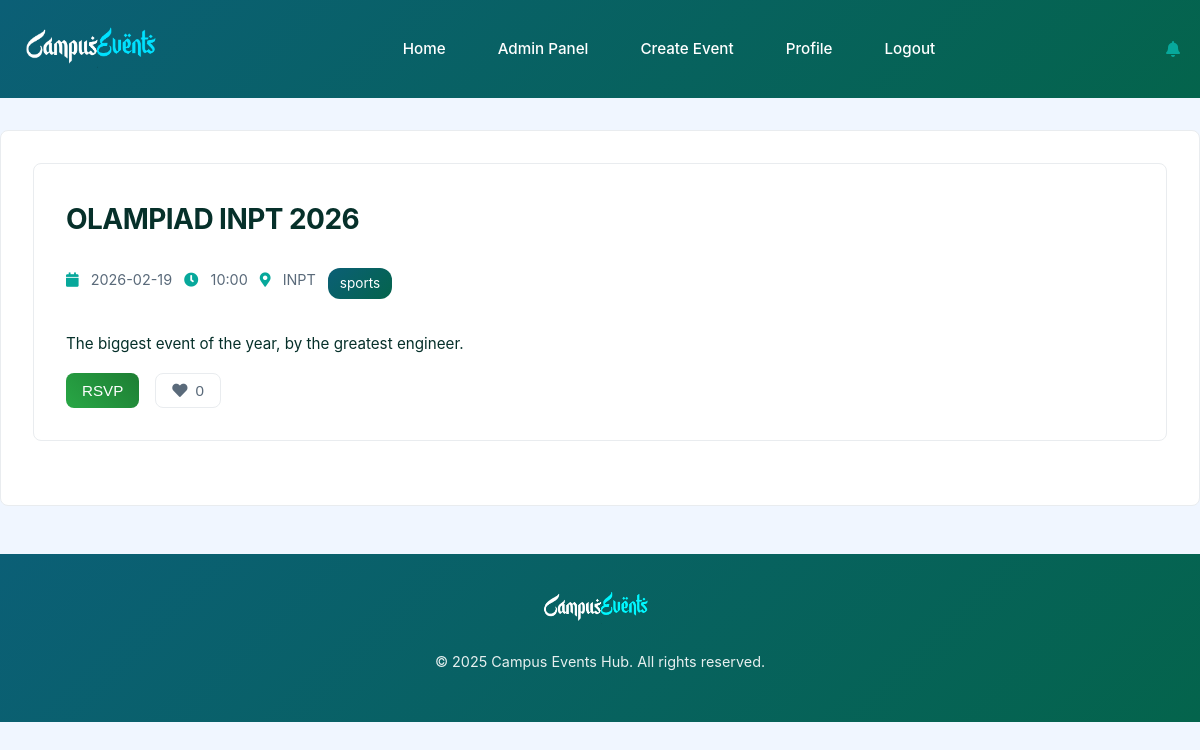
The app's page /events/1 (signed in), older data.
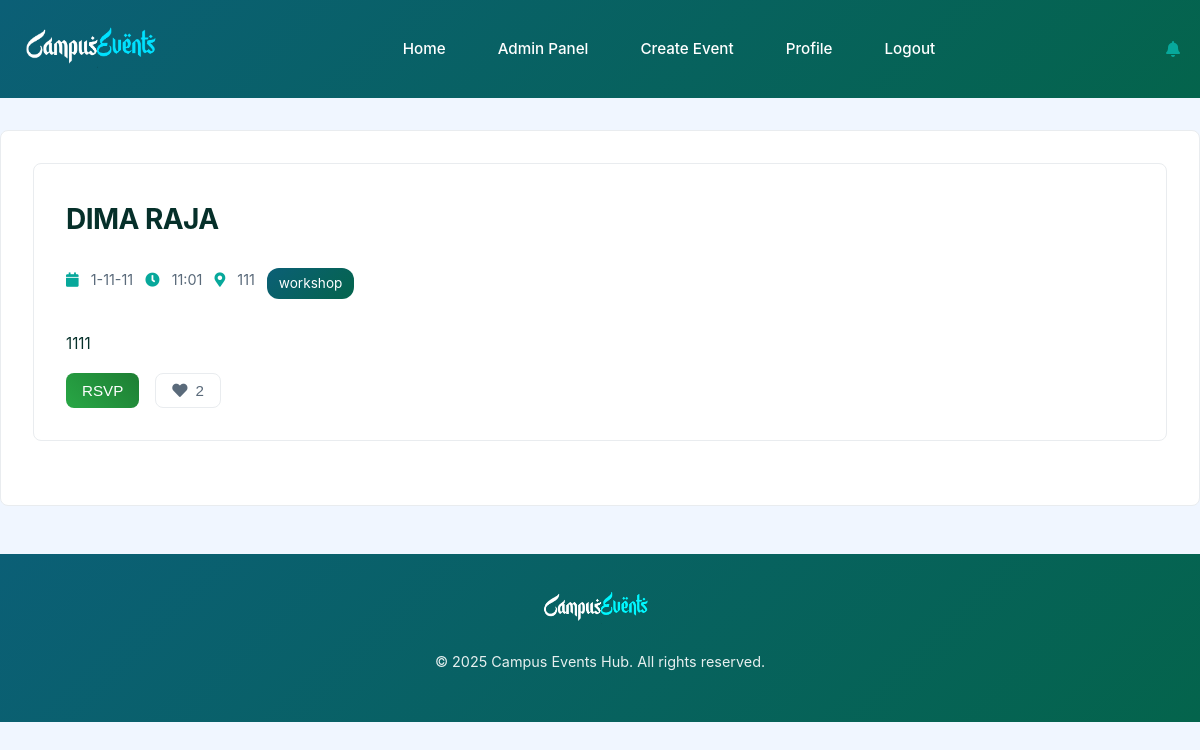
The same page, newer data.
### models.py (models this page shows)
class Event(db.Model):
    __tablename__ = 'event'
    id = db.Column(db.Integer, primary_key=True)
    title = db.Column(db.String(100), nullable=False)
    description = db.Column(db.Text, nullable=False)
    date = db.Column(db.Date, nullable=False)
    time = db.Column(db.Time, nullable=False)
    location = db.Column(db.String(100), nullable=False)
    category = db.Column(db.String(50), nullable=False)
    status = db.Column(db.Enum(EventStatus), default=EventStatus.PENDING)
    user_id = db.Column(db.Integer, db.ForeignKey('user.id'), nullable=False)
    likes = db.relationship('Like', backref='event', lazy=True, cascade='all, delete-orphan')
    rsvps = db.relationship('RSVP', backref='event', lazy=True, cascade='all, delete-orphan')
    notifications = db.relationship('Notification', backref='event', lazy=True, cascade='all, delete-orphan')

### app.py (the view)
@app.route('/events/<int:event_id>')
@login_required
def get_event_page(event_id):
    event = Event.query.get_or_404(event_id)
    role= 'admin' if current_user.role == UserRole.ADMIN else 'user'
    return render_template('event.html', event=event,role=role)

### app.py (called while the page is built)
@login_manager.user_loader
def load_user(user_id):
    return User.query.get(int(user_id))

### templates/event.html (shortened to what this page needs)
{% if role == 'admin' %}
    {% extends "admin_base.html" %}
{% else %}
    {% extends "base.html" %}
{% endif %}
{% block css %}
<link rel="stylesheet" href="{{ url_for('static', filename='css/event.css') }}">
{% endblock %}
{% block content %}
<div class="container">
    <div class="event-card">
        <h2>{{ event.title }}</h2>
        <div class="event-meta">
            <span><i class="fas fa-calendar"></i> {{ event.date.strftime('%Y-%m-%d') }}</span>
            <span><i class="fas fa-clock"></i> {{ event.time.strftime('%H:%M') }}</span>
            <span><i class="fas fa-map-marker-alt"></i> {{ event.location }}</span>
            <span class="event-category">{{ event.category }}</span>
        </div>
        <p>{{ event.description }}</p>
        {% if current_user.is_authenticated %}
        <div class="event-actions">
            <button class="btn btn-rsvp" id="rsvp-btn" data-event-id="{{ event.id }}">
                {% if current_user in event.rsvp_users %}
                    Un-RSVP
                {% else %}
                    RSVP
                {% endif %}
            </button>
            <button class="btn btn-heart {% if current_user in event.liked_by %}liked{% endif %}" id="like-btn" data-event-id="{{ event.id }}">
                <i class="fas fa-heart"></i> {{ event.likes|length }}
            </button>
        </div>
        {% endif %}
    </div>
</div>
{% endblock %}

Row changes from the older to the newer data that the page shows:
changed Event: title "OLAMPIAD INPT 2026" → "DIMA RAJA"; date "2026-02-19" → "1-11-11"; time "10:00" → "11:01"; location "INPT" → "111"; category "sports" → "workshop"; description "The biggest event of the year, by the greatest engineer." → "1111"
Text that changed along with them:
{{ event.likes|length }}: "0" → "2"
